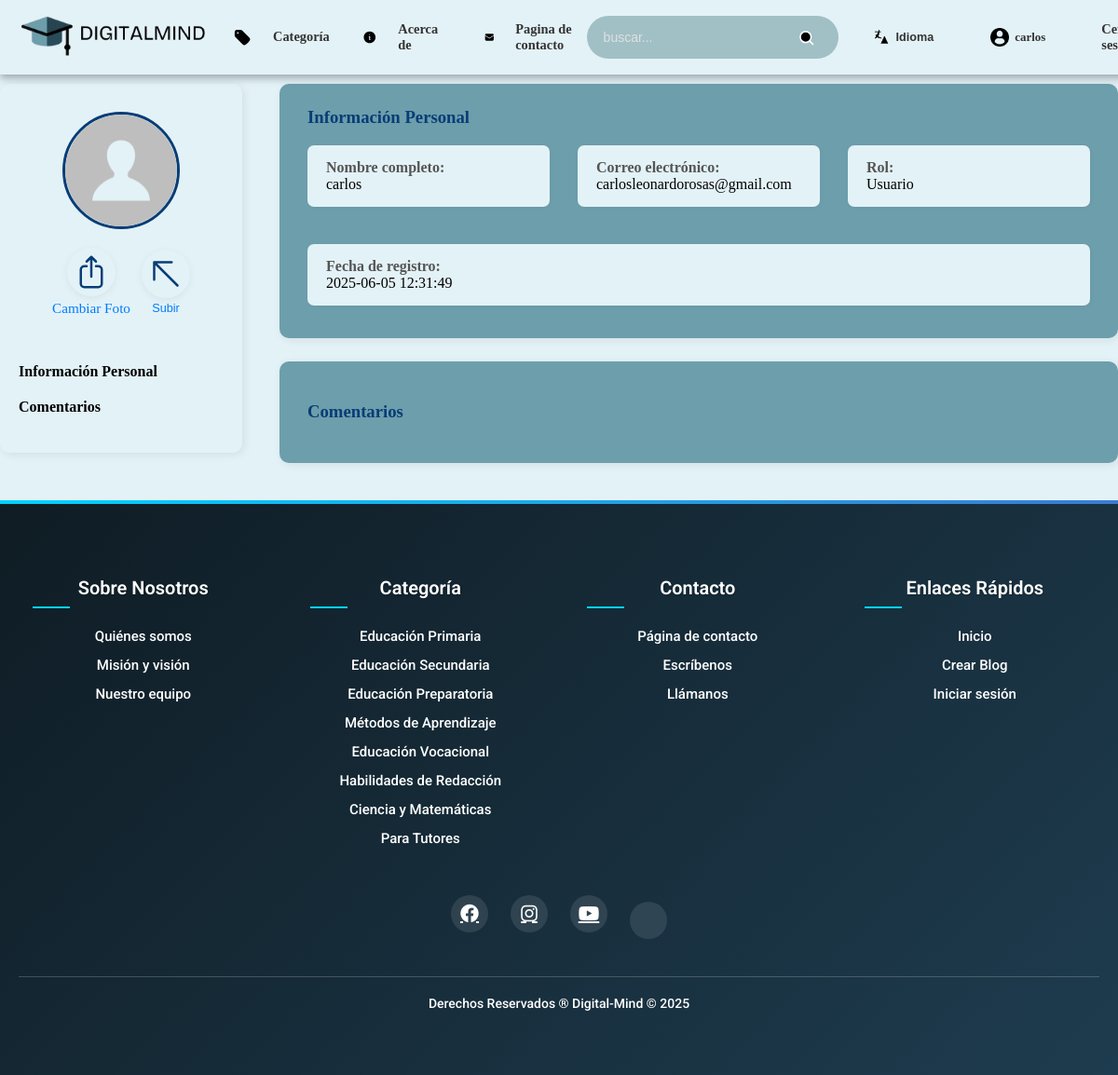
Page /PHP/perfil.php (signed in) on the committed database.
### tables this page shows
CREATE TABLE `usuarios` (
  `id` int(7) NOT NULL,
  `nombre` varchar(50) NOT NULL,
  `email` varchar(50) NOT NULL,
  `contraseña` varchar(255) NOT NULL,
  `reset_token` varchar(64) DEFAULT NULL,
  `token_expires` datetime DEFAULT NULL,
  `rol` enum('usuario','editor','admin') NOT NULL DEFAULT 'usuario',
  `fecha_registro` datetime DEFAULT NULL,
  `avatar` varchar(255) DEFAULT NULL
);

### PHP/perfil.php (the view, shortened to what this page needs)
<?php
include("blog_db.php");
include 'header.php';
$user = null;
if (isset($_SESSION['usuario_id'])) {
    $usuario_id = $_SESSION['usuario_id'];
    $sql_user = "SELECT * FROM usuarios WHERE id = '$usuario_id'";
    $user_result = $conn->query($sql_user);
    $user = $user_result->fetch_assoc();
} elseif (isset($_SESSION['admin_id'])) {
    $admin_id = $_SESSION['admin_id'];
    $sql_user = "SELECT * FROM admin WHERE id = '$admin_id'";
    $user_result = $conn->query($sql_user);
    $user = $user_result->fetch_assoc();
    $esAdmin = true;
}
?>
<!DOCTYPE html>
<html lang="es">
<head>
    <link rel="stylesheet" href="../css/perfil_style.css">
</head>
<body>
<div class="perfil-container">
    <div class="sidebar">
        <?php
        $avatar = !empty($user['avatar']) ? "/digital-mind/" . htmlspecialchars($user['avatar']) : "/digital-mind/uploads/avatar/default_avatar.png";
        ?>
        <img src="<?php echo $avatar; ?>" alt="Foto de perfil" style="width:120px; height:120px; border-radius:50%;">
        <form action="upload.php" method="POST" enctype="multipart/form-data" style="display:flex;flex-direction:column;align-items:center;">
            <div style="display:flex;flex-direction:row;align-items:center;gap:12px;">
                <label for="avatar" style="cursor:pointer;display:flex;flex-direction:column;align-items:center;">
            <span style="font-size:0.95em;color:#007bff;">Cambiar Foto</span>
            </label>
            <button type="submit" style="background:none;border:none;padding:0;cursor:pointer;display:flex;flex-direction:column;align-items:center;">
            <svg class="svg-btn-avatar" xmlns="http://www.w3.org/2000/svg" fill="none" viewBox="0 0 24 24" stroke-width="1.5" stroke="currentColor">
                <path stroke-linecap="round" stroke-linejoin="round" d="m19.5 19.5-15-15m0 0v11.25m0-11.25h11.25" />
            </svg>
            <span style="font-size:0.95em;color:#007bff;">Subir</span>
    </button>
    </div>
</form>
        <div class="sidebar-menu">
            <a href="#info">Información Personal</a>
            <a href="#comentarios">Comentarios</a>
        </div>
    </div>
    <div class="main-content">
        <div class="info-card" id="info">
            <h3>Información Personal</h3>
            <div class="info-row">
                <div class="info-item"><strong>Nombre completo:</strong><br>
                <?php echo $user ? htmlspecialchars($user['nombre']) : 'No disponible'; ?></div>
                <div class="info-item"><strong>Correo electrónico:</strong><br>
                <?php echo $user ? htmlspecialchars($user['email']) : 'No disponible'; ?></div>
                <div class="info-item">
                    <strong>Rol:</strong><br>
                    <?php
                        if (isset($_SESSION['admin_id'])) {
                            echo 'Admin';
                        } elseif (isset($_SESSION['usuario_id'])) {
                            echo 'Usuario';
                        } else {
                            echo 'No disponible';
                        }
                    ?>
                </div>
                <div class="info-item"><strong>Fecha de registro:</strong><br>
                <?php echo $user ? htmlspecialchars($user['fecha_registro'] ?? '') : 'No disponible'; ?></div>
            </div>
        </div>
        <div class="section-list" id="comentarios">
            <h3>Comentarios</h3>
        </div>
    </div>
</div>
<?php
include 'footer.php'; ?>
</body>
</html>

### css/perfil_style.css (style rules this page uses)
body { background: #e3f2f7; margin: 0; padding: 0; }
.perfil-container { display: flex; justify-content: center; align-items: flex-start; gap: 40px; padding-top: 90px; }
.sidebar { background: #e3f2f7; border-radius: 10px; box-shadow: 2px 2px 10px rgba(0,0,0,0.08); padding: 30px 20px; min-width: 220px; display: flex; flex-direction: column; align-items: center; }
.sidebar img { width: 120px; height: 120px; border-radius: 50%; margin-bottom: 20px; object-fit: cover; border: 3px solid #083d76; }
.sidebar form { margin-bottom: 20px; }
.sidebar-menu { width: 100%; margin-top: 20px; }
.sidebar-menu a { display: block; padding: 10px 0; color: #000000; text-decoration: none; font-weight: bold; border-radius: 5px; transition: background 0.2s; }
.main-content { flex: 1; display: flex; flex-direction: column; gap: 25px; }
.info-card { background: #6d9eab; border-radius: 10px; box-shadow: 2px 2px 10px rgba(0,0,0,0.08); padding: 25px 30px; margin-bottom: 0; text-align: left; }
.info-card h3 { margin-top: 0; color: #083d76; }
.info-row { display: flex; flex-wrap: wrap; gap: 30px; margin-top: 15px; }
.info-item { flex: 1 1 200px; background: #e3f2f7; border-radius: 7px; padding: 15px 20px; margin-bottom: 10px; box-shadow: 1px 1px 5px rgba(0,0,0,0.03); }
.info-item strong { color: #555; }
.section-list { background: #6d9eab; border-radius: 10px; box-shadow: 2px 2px 10px rgba(0,0,0,0.08); padding: 25px 30px; margin-bottom: 0; text-align: left; }
.section-list h3 { color: #083d76; }
.svg-btn-avatar { width: 40px; height: 40px; color: #083d76; background: #e3f2f7; border-radius: 50%; padding: 6px; transition: background 0.2s; box-shadow: 0 2px 8px rgba(0,0,0,0.06); margin-bottom: 4px; }

### rows in the picture
usuarios: nombre "carlos", email "carlosleonardorosas@gmail.com", fecha_registro "2025-06-05 12:31:49"

### other values in the picture
$_SESSION['usuario']['nombre'] "carlos"
